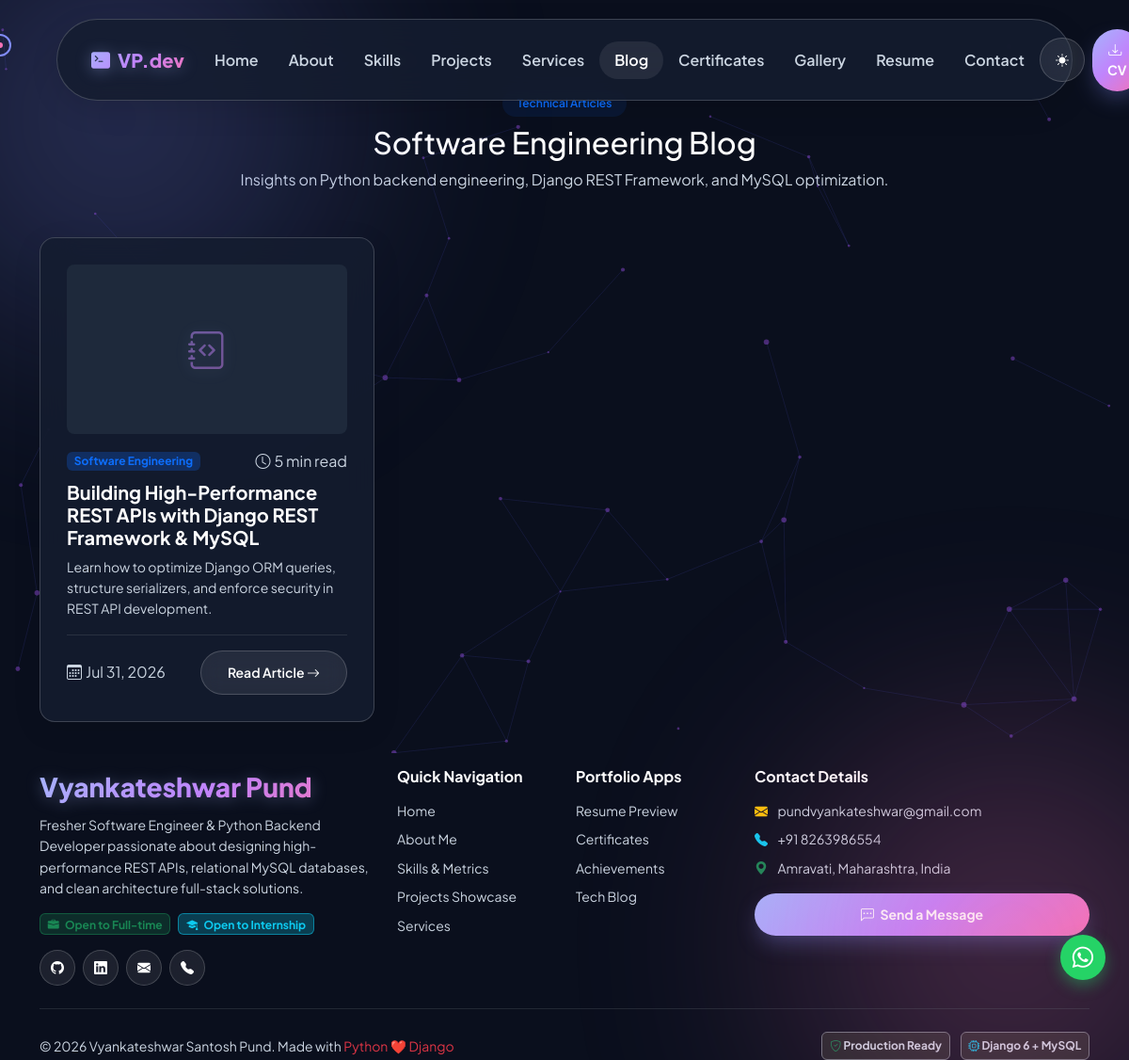
The app's page /blogs/ with its own data.
### apps/blogs/models.py (models this page shows, shortened)
class Blog(models.Model):
    title = models.CharField(max_length=250)
    slug = models.SlugField(unique=True, blank=True)
    author = models.ForeignKey(User, on_delete=models.SET_NULL, null=True, default=1)
    category = models.ForeignKey(BlogCategory, on_delete=models.SET_NULL, null=True, related_name='blogs')
    tags = models.ManyToManyField(Tag, blank=True, related_name='blogs')
    excerpt = models.CharField(max_length=350)
    content = models.TextField(help_text='Markdown content supported')
    cover_image = models.ImageField(upload_to='blogs/', blank=True, null=True)
    reading_time = models.IntegerField(default=5, help_text='Estimated reading time in minutes')
    views_count = models.PositiveIntegerField(default=0)
    is_published = models.BooleanField(default=True)
    created_at = models.DateTimeField(auto_now_add=True)
    updated_at = models.DateTimeField(auto_now=True)
    class Meta:
        ordering = ['-created_at']

class BlogCategory(models.Model):
    name = models.CharField(max_length=100)
    slug = models.SlugField(unique=True, blank=True)
    class Meta:
        verbose_name_plural = 'Blog Categories'

### apps/portfolio/models.py (models this page shows, shortened)
class SocialLink(models.Model):
    platform = models.CharField(max_length=50)
    url = models.URLField()
    icon_class = models.CharField(max_length=50, help_text='e.g., bi bi-github')
    order = models.IntegerField(default=0)
    class Meta:
        ordering = ['order']

### apps/blogs/views.py (the view)
# urls.py: path('', views.BlogListView.as_view(), name='blog_list'),
class BlogListView(ListView):
    model = Blog
    template_name = 'blogs/blog_list.html'
    context_object_name = 'blogs'
    paginate_by = 6
    def get_queryset(self):
        queryset = Blog.objects.filter(is_published=True)
        category_slug = self.request.GET.get('category')
        tag_slug = self.request.GET.get('tag')
        query = self.request.GET.get('q')
        if category_slug:
            queryset = queryset.filter(category__slug=category_slug)
        if tag_slug:
            queryset = queryset.filter(tags__slug=tag_slug)
        if query:
            queryset = queryset.filter(
                Q(title__icontains=query) | Q(excerpt__icontains=query) | Q(content__icontains=query)
            )
        return queryset.distinct()
    def get_context_data(self, **kwargs):
        context = super().get_context_data(**kwargs)
        context['categories'] = BlogCategory.objects.all()
        context['tags'] = Tag.objects.all()
        context['recent_posts'] = Blog.objects.filter(is_published=True)[:4]
        return context

### apps/portfolio/context_processors.py (called while the page is built)
def global_portfolio_context(request):
    profile = ProfileInfo.objects.first()
    social_links = SocialLink.objects.all()
    return {
        'profile': profile,
        'social_links': social_links,
    }

### templates/blogs/blog_list.html (shortened to what this page needs)
{% extends 'base.html' %}
{% load static %}
{% block content %}
<section class="py-5 mt-5">
    <div class="container">
        <div class="text-center mb-5">
            <span class="badge bg-primary bg-opacity-10 text-primary px-3 py-2 rounded-pill fw-semibold">Technical Articles</span>
            <h2 class="section-title mt-2">Software Engineering Blog</h2>
            <p class="section-subtitle">Insights on Python backend engineering, Django REST Framework, and MySQL optimization.</p>
        </div>
        <div class="row g-4">
            {% for blog in blogs %}
            <div class="col-lg-4 col-md-6">
                <div class="glass-card h-100 d-flex flex-column">
                    <div class="position-relative overflow-hidden rounded-3 mb-3" style="height:180px; background:#1e293b;">
                        {% if blog.cover_image %}
                        <img src="{{ blog.cover_image.url }}" alt="{{ blog.title }}" class="w-100 h-100 object-fit-cover">
                        {% else %}
                        <div class="w-100 h-100 d-flex align-items-center justify-content-center gradient-text fs-1 opacity-50">
                            <i class="bi bi-journal-code"></i>
                        </div>
                        {% endif %}
                    </div>
                    <div class="d-flex align-items-center justify-content-between mb-2">
                        <span class="badge bg-primary bg-opacity-25 text-primary small">{{ blog.category.name|default:"Tech" }}</span>
                        <span class="text-muted extra-small"><i class="bi bi-clock me-1"></i>{{ blog.reading_time }} min read</span>
                    </div>
                    <h5 class="fw-bold mb-2 text-white">
                        <a href="{% url 'blog_detail' slug=blog.slug %}" class="text-white text-decoration-none">
                            {{ blog.title }}
                        </a>
                    </h5>
                    <p class="text-muted small flex-grow-1 mb-3">{{ blog.excerpt }}</p>
                    <div class="d-flex align-items-center justify-content-between pt-3 border-top border-secondary border-opacity-25 mt-auto">
                        <span class="text-muted extra-small"><i class="bi bi-calendar3 me-1"></i>{{ blog.created_at|date:"M d, Y" }}</span>
                        <a href="{% url 'blog_detail' slug=blog.slug %}" class="btn btn-glass btn-sm">Read Article <i class="bi bi-arrow-right"></i></a>
                    </div>
                </div>
            </div>
            {% endfor %}
        </div>
    </div>
</section>
{% endblock %}

### templates/components/footer.html (shortened to what this page needs)
<footer>
    <div class="container">
        <div class="row gy-4">
            <div class="col-lg-4 col-md-6">
                <a class="navbar-brand gradient-text fs-3 mb-2 d-block" href="{% url 'home' %}">
                    Vyankateshwar Pund
                </a>
                <p class="text-muted small mb-3">
                    Fresher Software Engineer & Python Backend Developer passionate about designing high-performance REST APIs,
                    relational MySQL databases, and clean architecture full-stack solutions.
                </p>
                <div class="d-flex flex-wrap gap-2 mb-3">
                    <span class="badge bg-success bg-opacity-25 text-success border border-success border-opacity-50"><i class="bi bi-briefcase-fill me-1"></i> Open to Full-time</span>
                    <span class="badge bg-info bg-opacity-25 text-info border border-info border-opacity-50"><i class="bi bi-mortarboard-fill me-1"></i> Open to Internship</span>
                </div>
                <div class="d-flex gap-2">
                    {% for social in social_links %}
                    <a href="{{ social.url }}" target="_blank" class="btn btn-glass btn-sm rounded-circle p-2" style="width:38px; height:38px; display:inline-flex; align-items:center; justify-content:center;" title="{{ social.platform }}">
                        <i class="{{ social.icon_class }}"></i>
                    </a>
                    {% endfor %}
                </div>
            </div>
            <div class="col-lg-2 col-md-6">
                <h6 class="text-white mb-3 fw-bold">Quick Navigation</h6>
                <ul class="list-unstyled small">
                    <li class="mb-2"><a href="{% url 'home' %}" class="text-muted text-decoration-none">Home</a></li>
                    <li class="mb-2"><a href="{% url 'about' %}" class="text-muted text-decoration-none">About Me</a></li>
                    <li class="mb-2"><a href="{% url 'skills_list' %}" class="text-muted text-decoration-none">Skills & Metrics</a></li>
                    <li class="mb-2"><a href="{% url 'project_list' %}" class="text-muted text-decoration-none">Projects Showcase</a></li>
                    <li class="mb-2"><a href="{% url 'services' %}" class="text-muted text-decoration-none">Services</a></li>
                </ul>
            </div>
            <div class="col-lg-2 col-md-6">
                <h6 class="text-white mb-3 fw-bold">Portfolio Apps</h6>
                <ul class="list-unstyled small">
                    <li class="mb-2"><a href="{% url 'resume' %}" class="text-muted text-decoration-none">Resume Preview</a></li>
                    <li class="mb-2"><a href="{% url 'certificates' %}" class="text-muted text-decoration-none">Certificates</a></li>
                    <li class="mb-2"><a href="{% url 'achievements' %}" class="text-muted text-decoration-none">Achievements</a></li>
                    <li class="mb-2"><a href="{% url 'blog_list' %}" class="text-muted text-decoration-none">Tech Blog</a></li>
                </ul>
            </div>
            <div class="col-lg-4 col-md-6">
                <h6 class="text-white mb-3 fw-bold">Contact Details</h6>
                <ul class="list-unstyled small text-muted mb-3">
                    <li class="mb-2"><i class="bi bi-envelope-fill text-warning me-2"></i> pundvyankateshwar@gmail.com</li>
                    <li class="mb-2"><i class="bi bi-telephone-fill text-info me-2"></i> +91 8263986554</li>
                    <li class="mb-2"><i class="bi bi-geo-alt-fill text-success me-2"></i> Amravati, Maharashtra, India</li>
                </ul>
                <a href="{% url 'contact' %}" class="btn btn-gradient btn-sm w-100"><i class="bi bi-chat-left-dots me-1"></i> Send a Message</a>
            </div>
        </div>
        <hr class="my-4 border-secondary opacity-25">
        <div class="row align-items-center">
            <div class="col-md-6 text-center text-md-start mb-2 mb-md-0">
                <span class="text-muted small">&copy; 2026 Vyankateshwar Santosh Pund. Made with <span class="text-danger">Python ❤️ Django</span></span>
            </div>
            <div class="col-md-6 text-center text-md-end">
                <span class="badge bg-dark border border-secondary text-muted me-2"><i class="bi bi-shield-check text-success"></i> Production Ready</span>
                <span class="badge bg-dark border border-secondary text-muted"><i class="bi bi-cpu text-info"></i> Django 6 + MySQL</span>
            </div>
        </div>
    </div>
</footer>

### static/css/style.css (style rules this page uses)
:root { --bg-primary: #0a0f1d; --bg-secondary: #111827; --bg-card: rgba(20, 29, 47, 0.85); --bg-glass: rgba(255, 255, 255, 0.08); --border-glass: rgba(255, 255, 255, 0.18); --border-glow: rgba(129, 140, 248, 0.6); --text-main: #ffffff; --text-muted: #cbd5e1; --text-sub: #e2e8f0; --accent-primary: #818cf8; --accent-secondary: #c084fc; --accent-cyan: #38bdf8; --accent-pink: #f472b6; --accent-gradient: linear-gradient(135deg, #a5b4fc 0%, #c084fc 50%, #f472b6 100%); --accent-glow: rgba(129, 140, 248, 0.4); --pill-bg: rgba(20, 29, 47, 0.9); --pill-text: #ffffff; --hero-para-color: #e2e8f0; --badge-bg: rgba(255, 255, 255, 0.08); --badge-text: #ffffff; --shadow-hover: 0 20px 50px -10px rgba(129, 140, 248, 0.4); --transition-smooth: all 0.35s cubic-bezier(0.16, 1, 0.3, 1); --font-family: 'Plus Jakarta Sans', system-ui, -apple-system, sans-serif; }
body { background-color: var(--bg-primary); color: var(--text-main); font-family: var(--font-family); overflow-x: hidden; transition: background-color 0.4s ease, color 0.4s ease; min-height: 100vh; }
p, .text-muted { color: var(--text-muted) !important; line-height: 1.6; }
h1, h2, h3, h4, h5, h6, .section-title, .text-main { color: var(--text-main) !important; }
.gradient-text { background: var(--accent-gradient); -webkit-background-clip: text; -webkit-text-fill-color: transparent; display: inline-block; font-weight: 800; }
[data-theme="dark"] .gradient-text { filter: drop-shadow(0 2px 8px rgba(165, 180, 252, 0.35)); }
.glass-card { background: var(--bg-card); backdrop-filter: blur(18px); -webkit-backdrop-filter: blur(18px); border: 1px solid var(--border-glass); border-radius: 16px; padding: 1.75rem; transition: var(--transition-smooth); box-shadow: 0 8px 32px rgba(0, 0, 0, 0.08); position: relative; word-wrap: break-word; overflow-wrap: break-word; }
.btn-gradient { background: var(--accent-gradient); color: #ffffff !important; border: none; border-radius: 30px; padding: 0.75rem 1.75rem; font-weight: 700; transition: var(--transition-smooth); box-shadow: 0 10px 25px -5px rgba(129, 140, 248, 0.4); }
.btn-glass { background: var(--bg-glass); color: var(--text-main) !important; border: 1px solid var(--border-glass); border-radius: 30px; padding: 0.75rem 1.75rem; font-weight: 600; backdrop-filter: blur(10px); transition: var(--transition-smooth); }

### records on screen
Blog: category.name "Software Engineering", reading_time "5", title "Building High-Performance REST APIs with Django REST Framework & MySQL", excerpt "Learn how to optimize Django ORM queries, structure serializers, and enforce security in REST API development.", created_at "Jul 31, 2026"
